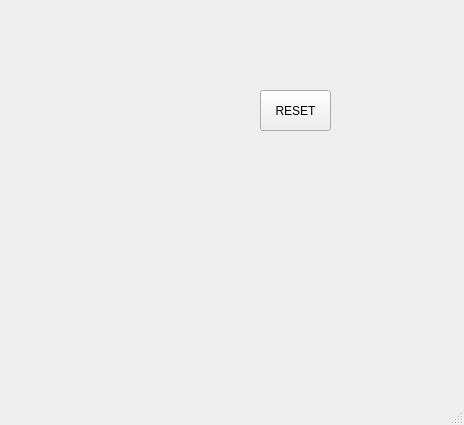
<?xml version="1.0" encoding="UTF-8"?>
<ui version="4.0">
 <class>MainWindow</class>
 <widget class="QMainWindow" name="MainWindow">
  <property name="geometry">
   <rect>
    <x>0</x>
    <y>0</y>
    <width>464</width>
    <height>425</height>
   </rect>
  </property>
  <property name="windowTitle">
   <string>MainWindow</string>
  </property>
  <widget class="QWidget" name="centralwidget">
   <widget class="QPushButton" name="pb">
    <property name="geometry">
     <rect>
      <x>260</x>
      <y>90</y>
      <width>71</width>
      <height>41</height>
     </rect>
    </property>
    <property name="toolTip">
     <string>0,0</string>
    </property>
    <property name="text">
     <string>RESET</string>
    </property>
   </widget>
  </widget>
  <widget class="QMenuBar" name="menubar">
   <property name="geometry">
    <rect>
     <x>0</x>
     <y>0</y>
     <width>464</width>
     <height>21</height>
    </rect>
   </property>
  </widget>
  <widget class="QStatusBar" name="statusbar"/>
 </widget>
 <resources/>
 <connections/>
</ui>
